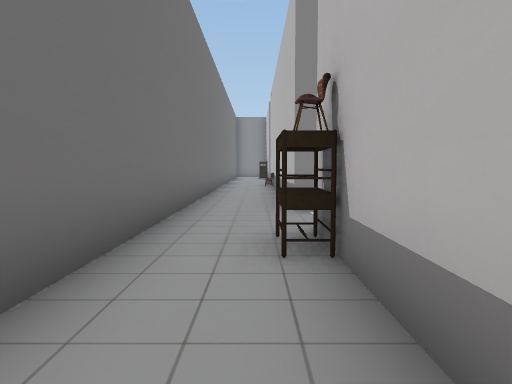
view 1 (above)

24 first-person views from a walk through a scene from a Unity 3-D project. The camera is 1.5 m above the floor, tilts 4° down and sees 70° across. The floor is counted in squares, 2 m on a side. Each view is taken from the middle of a square. On the plan, view 1 faces up. The plan holds only what a view shows up to about 11 squares ahead; the rest is blank. The place goes on beyond the plan. The player character is not drawn. Some animated figures are left out. Some surface patterns are stand-ins.

view 2
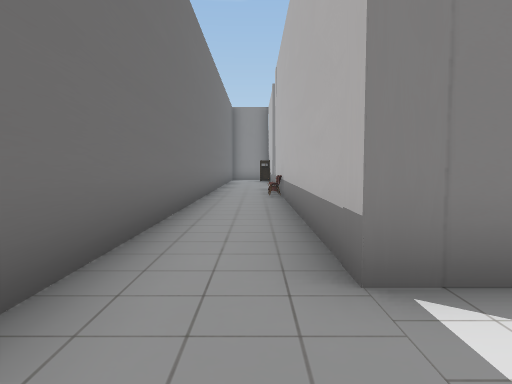

view 3
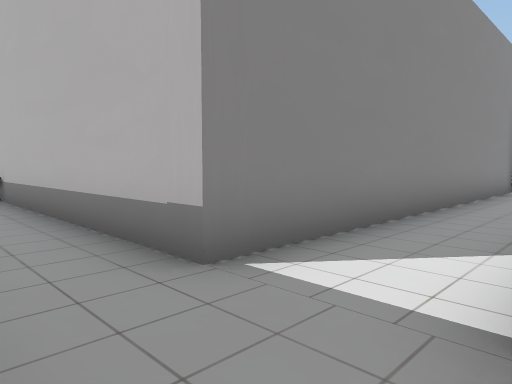

view 4
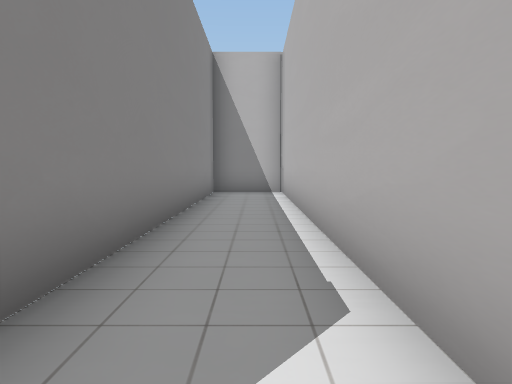

view 5
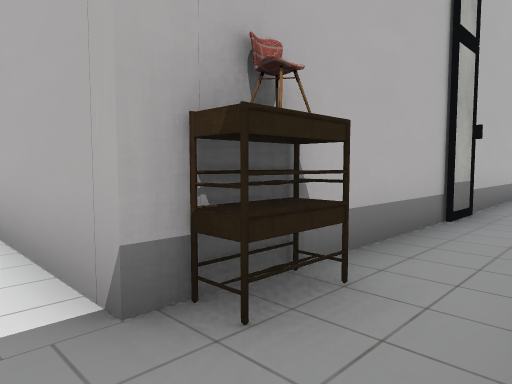

view 6
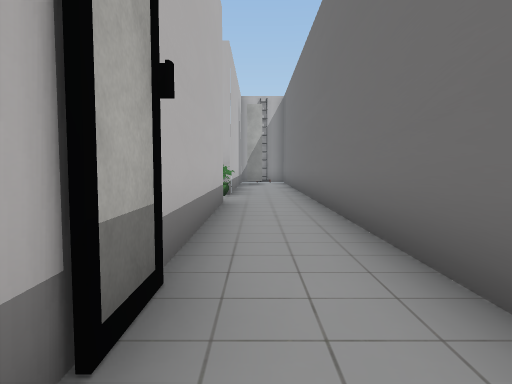

view 7
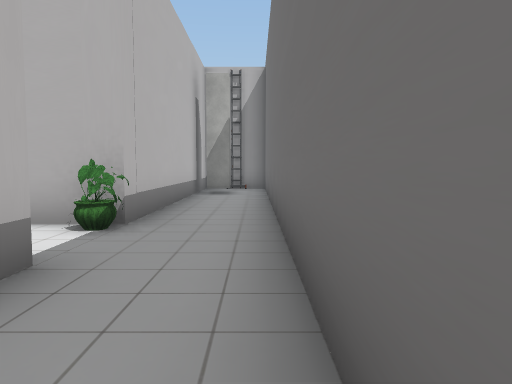

view 8
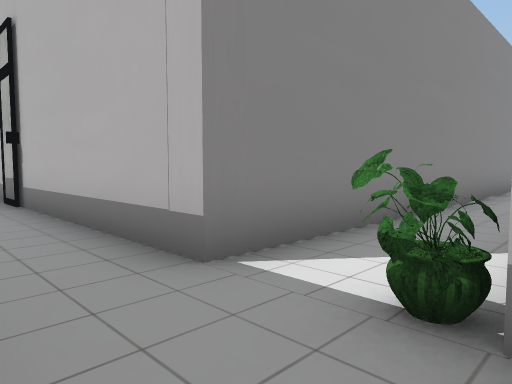

view 9
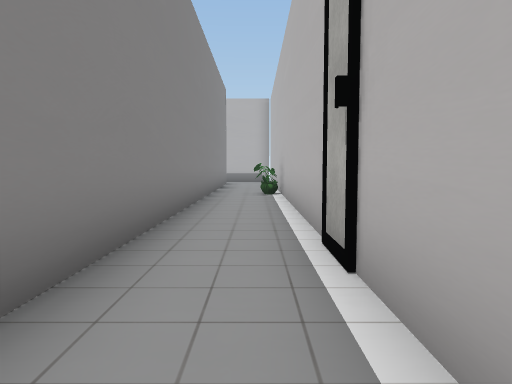

view 10
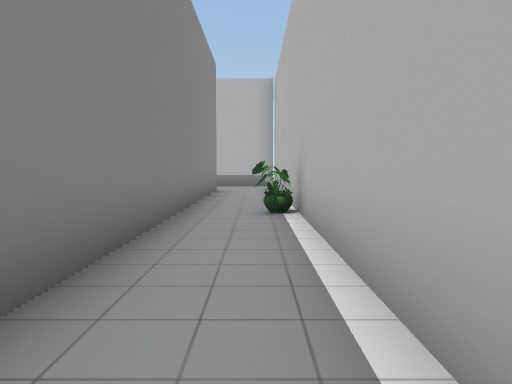

view 11
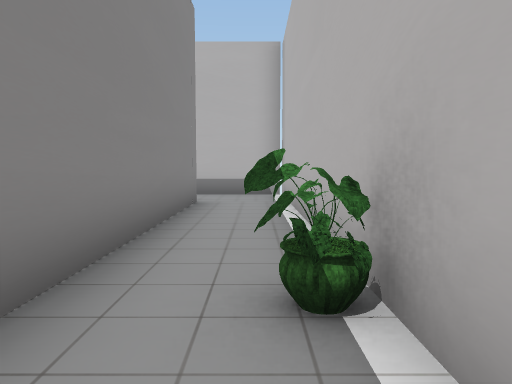

view 12
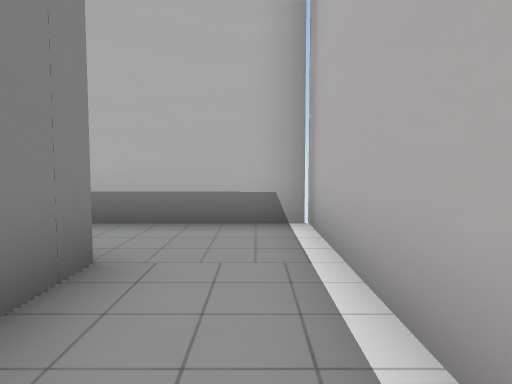

view 13
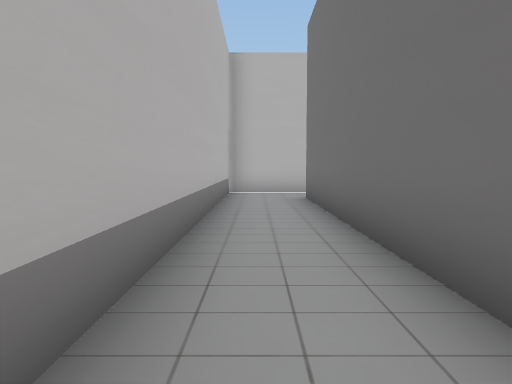

view 14
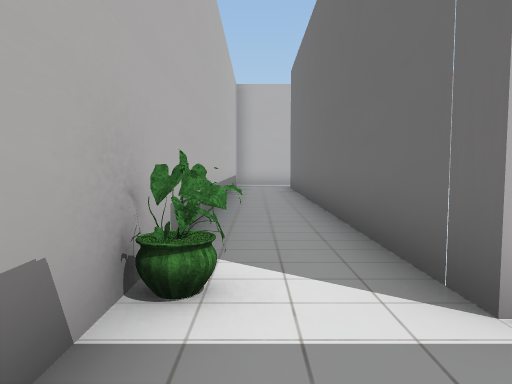

view 15
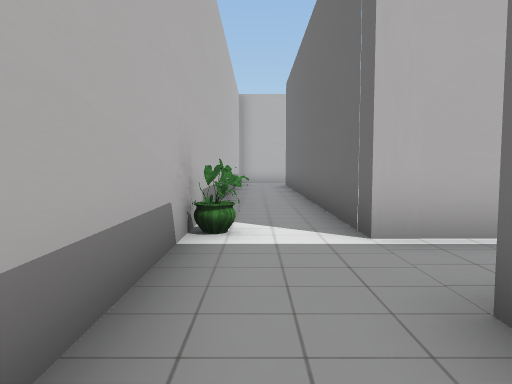

view 16
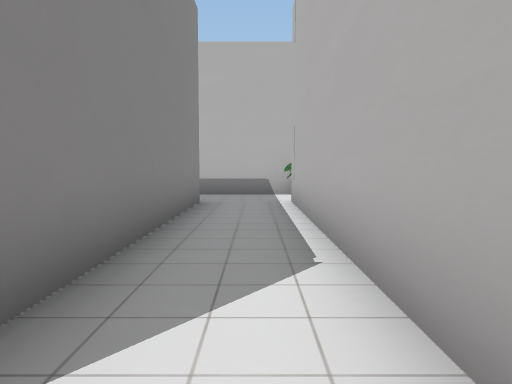

view 17
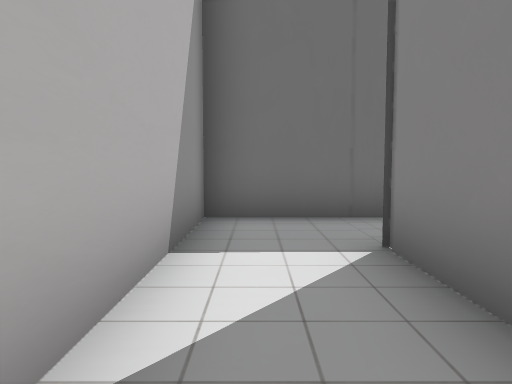

view 18
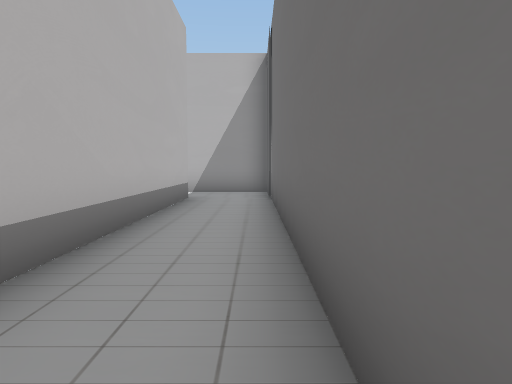

view 19
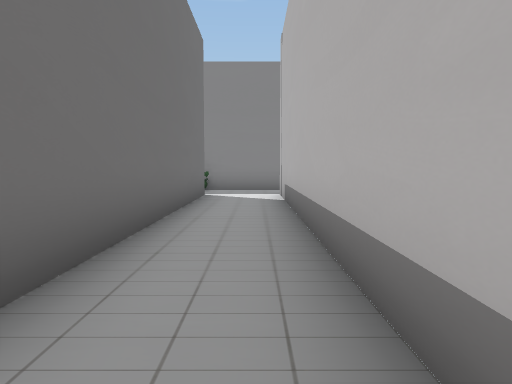

view 20
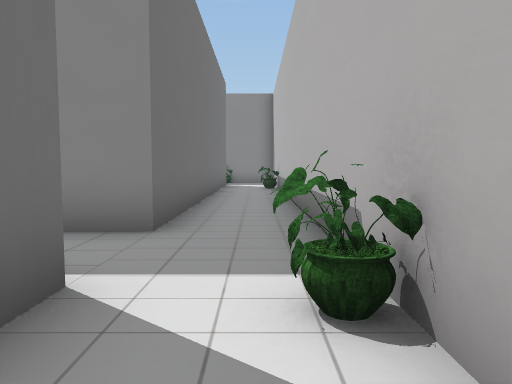

view 21
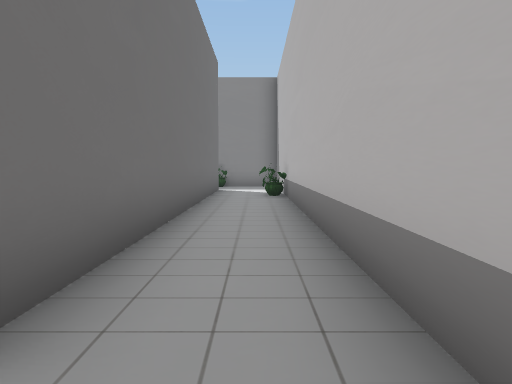

view 22
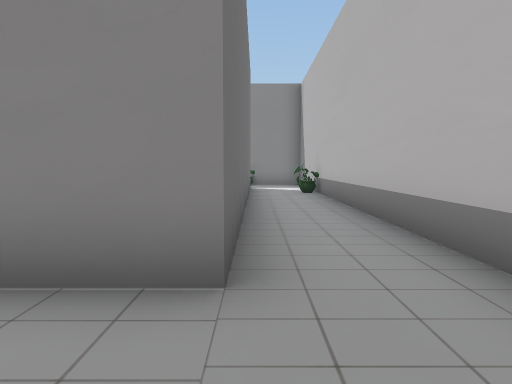

view 23
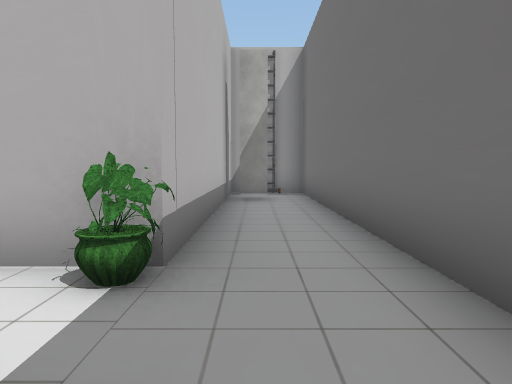

view 24
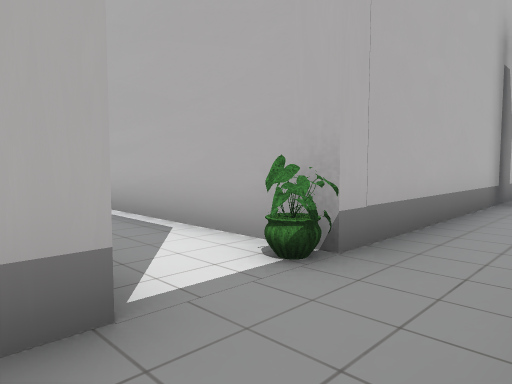

### Floor plan
Points are (right, up) in squares from view 1. A wall is a line through its corners. A room is listed if a view was taken in it or the views show most of it. See-through windows are left out.
Room 1 (views 1, 2, 3, 4, 5, 6, 7, 8, 9, 10, 11, 12, 13, 14, 15, 16, 17, 19, 20, 21, 22, 23, 24)
walls: (11.6, 6.6) (11.6, 4.1) (11.6, 6.2) (0.7, 6.2) (0.7, 12.5); (0.7, 4.2) (20.8, 4.2) (20.8, -6.7) (0.7, -6.7) (0.7, 4.2); (-1.3, -0.8) (-1.3, -14.5); (-1.3, 14.9) (-1.3, 1.8); (20.8, 15.5) (20.8, 6.2) (13.6, 6.2) (13.6, 7.4); (0.7, -14.5) (0.7, -8.7) (22.8, -8.7) (22.8, 15.5); (-0.4, -14.1) (0.4, -14.1)
ways out: opening at (13, 7) to room 2
objects: plant (1, -8); other object (1, 13); other object (1, 14); plant (15, -8); plant (22, 4); plant (22, 14)
Room 2 (view 18)
walls: (13.6, 7.4) (13.6, 15.4); (11.6, 15.5) (11.6, 6.6)
ways out: opening at (13, 7) to room 1

Positions as (right, up) in squares from view 1, and headings:
1: (0, 0), facing up
2: (0, 4), facing up
3: (-1, 4), facing up-right
4: (1, 5), facing right
5: (-1, 5), facing down-right
6: (0, 1), facing down
7: (-1, -4), facing down
8: (-1, -9), facing up-right
9: (5, -8), facing right
10: (9, -8), facing right
11: (13, -8), facing right
12: (18, -8), facing right
13: (22, 2), facing down
14: (22, 6), facing down
15: (22, 8), facing down
16: (13, 5), facing right
17: (17, 5), facing left
18: (12, 15), facing down
19: (13, 7), facing up
20: (22, 2), facing up
21: (22, 5), facing up
22: (21, 4), facing up
23: (0, -6), facing down
24: (-1, -6), facing down-right
